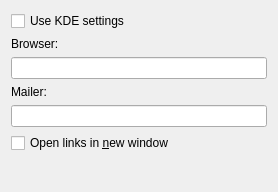
<ui version="4.0" >
 <class>NavCfgBase</class>
 <widget class="QWidget" name="NavCfgBase" >
  <property name="geometry" >
   <rect>
    <x>0</x>
    <y>0</y>
    <width>278</width>
    <height>192</height>
   </rect>
  </property>
  <property name="windowTitle" >
   <string>Form1</string>
  </property>
  <layout class="QVBoxLayout" >
   <property name="margin" >
    <number>11</number>
   </property>
   <property name="spacing" >
    <number>6</number>
   </property>
   <item>
    <widget class="QCheckBox" name="chkKDE" >
     <property name="text" >
      <string>Use KDE settings</string>
     </property>
    </widget>
   </item>
   <item>
    <widget class="QLabel" name="lblBrowser" >
     <property name="text" >
      <string>Browser:</string>
     </property>
     <property name="wordWrap" >
      <bool>false</bool>
     </property>
    </widget>
   </item>
   <item>
    <widget class="QLineEdit" name="edtBrowser" />
   </item>
   <item>
    <widget class="QLabel" name="lblMailer" >
     <property name="text" >
      <string>Mailer:</string>
     </property>
     <property name="wordWrap" >
      <bool>false</bool>
     </property>
    </widget>
   </item>
   <item>
    <widget class="QLineEdit" name="edtMailer" />
   </item>
   <item>
    <widget class="QCheckBox" name="chkNew" >
     <property name="text" >
      <string>Open links in &amp;new window</string>
     </property>
    </widget>
   </item>
   <item>
    <spacer>
     <property name="orientation" >
      <enum>Qt::Vertical</enum>
     </property>
     <property name="sizeType" >
      <enum>QSizePolicy::Expanding</enum>
     </property>
     <property name="sizeHint" >
      <size>
       <width>20</width>
       <height>20</height>
      </size>
     </property>
    </spacer>
   </item>
  </layout>
 </widget>
 <resources/>
 <connections/>
</ui>
